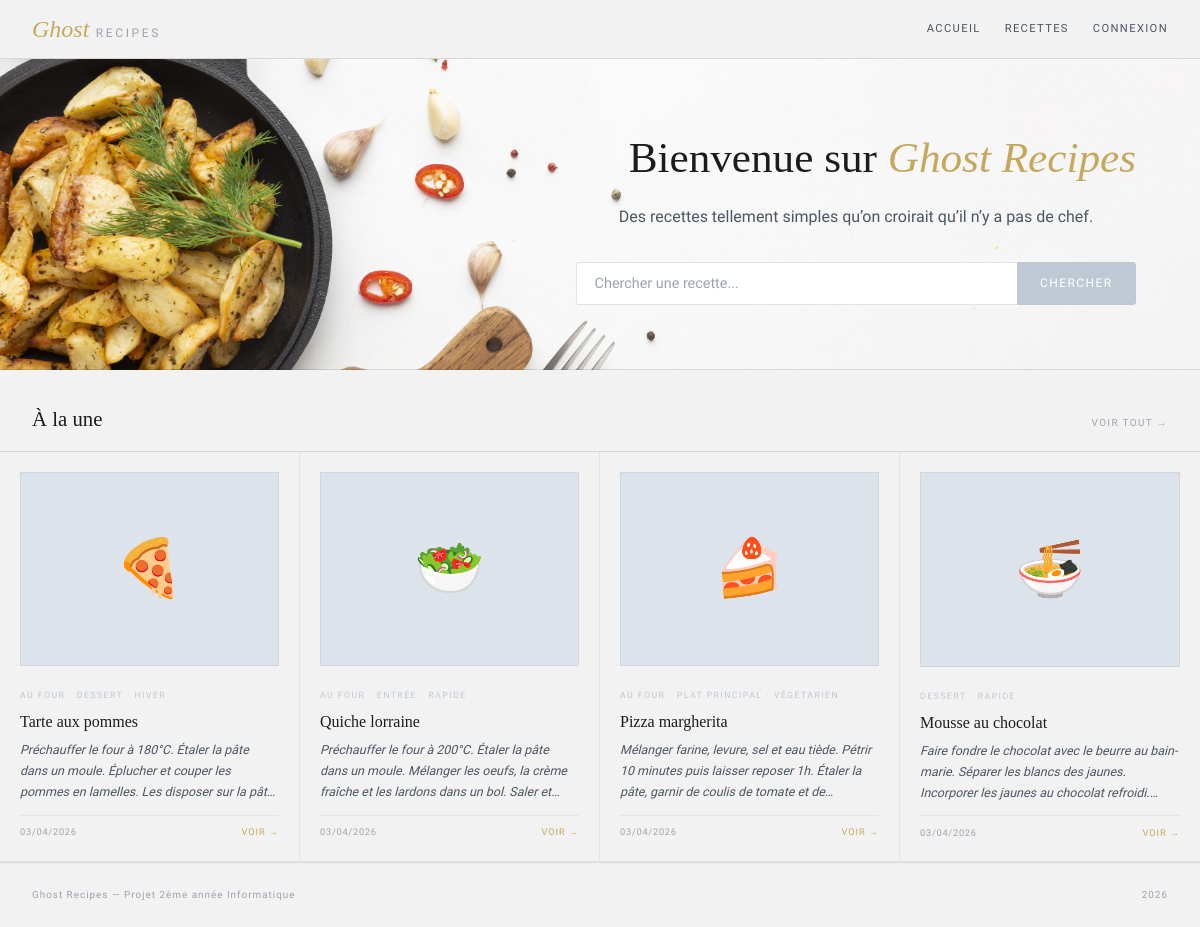
Before: / with the older database file.
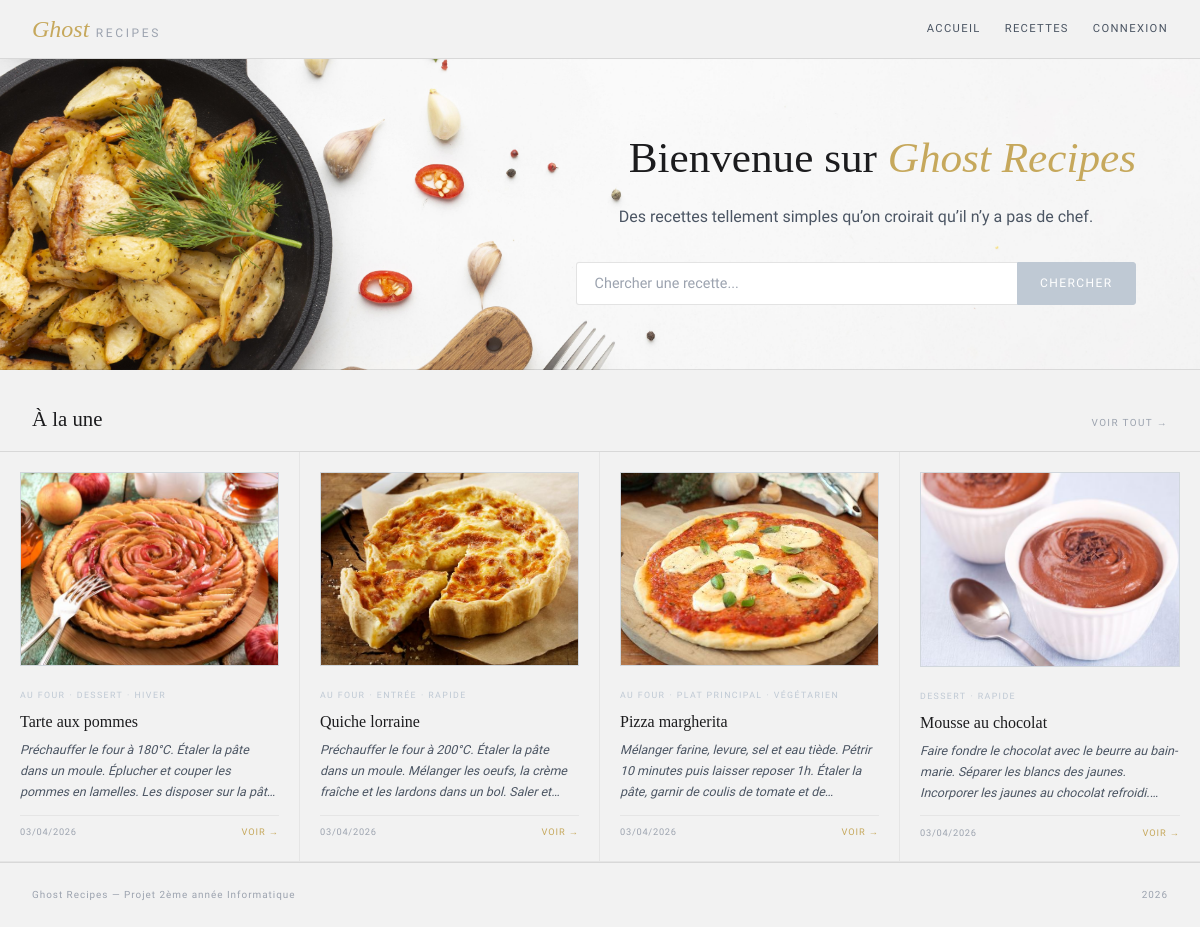
After: the same page with the newer database file.
### tables this page shows
CREATE TABLE recette (
    id          INT AUTO_INCREMENT PRIMARY KEY,
    titre       VARCHAR(100) NOT NULL,
    description TEXT         NOT NULL,
    photo       VARCHAR(255),               
    created_at  DATETIME DEFAULT CURRENT_TIMESTAMP,
    updated_at  DATETIME DEFAULT CURRENT_TIMESTAMP ON UPDATE CURRENT_TIMESTAMP
);

### classes/Recette.php (called while the page is built, shortened)
<?php
class Recette extends Element {
    public static function getAll($pdo) {
        $stmt = $pdo->query("SELECT * FROM recette ORDER BY created_at DESC");
        return $stmt->fetchAll(PDO::FETCH_ASSOC);
    }
}
?>

### classes/Tag.php (called while the page is built, shortened)
<?php
class Tag extends Element {
    public static function getByRecette($pdo, $recette_id) {
        $stmt = $pdo->prepare("
            SELECT t.id, t.nom
            FROM tag t
            JOIN recette_tag rt ON t.id = rt.tag_id
            WHERE rt.recette_id = :rid
            ORDER BY t.nom
        ");
        $stmt->execute([':rid' => $recette_id]);
        return $stmt->fetchAll(PDO::FETCH_ASSOC);
    }
}
?>

### index.php (the view, shortened to what this page needs)
<?php
require_once "config/db.php";
require_once "classes/Recette.php";
require_once "classes/Tag.php";
$recettes   = Recette::getAll($pdo);
$emojis = ['🍕', '🥗', '🍰', '🍜', '🥘', '🍳', '🫕', '🥧'];
?>
<?php
require_once "includes/header.php";
?>
<section class="hero">
    <h1 class="hero-title">Bienvenue sur <em>Ghost Recipes</em></h1>
    <p class="hero-sub"> Des recettes tellement simples qu’on croirait qu’il n’y a pas de chef.</p>
    <form class="hero-search" method="GET" action="recherche.php">
        <input type="text" name="q" placeholder="Chercher une recette...">
        <button type="submit">Chercher</button>
    </form>
</section>
<div class="section-head">
    <h2 class="section-title">À la une</h2>
    <a href="recherche.php" class="section-link">Voir tout →</a>
</div>
<div class="card-grid-index">
    <?php if (empty($recettes)): ?>
        <div class="empty-state">Aucune recette pour l'instant.</div>
    <?php else: ?>
        <?php foreach (array_slice($recettes, 0, 4) as $i => $r): ?>
            <?php $tags = Tag::getByRecette($pdo, $r['id']); ?>
            <a href="recette.php?id=<?= $r['id'] ?>" class="recipe-card">
                <div class="card-thumb">
                    <?php if (!empty($r['photo']) && file_exists("public/uploads/" . $r['photo'])): ?>
                        <img src="public/uploads/<?= htmlspecialchars($r['photo']) ?>" alt="<?= htmlspecialchars($r['titre']) ?>">
                    <?php else: ?>
                        <?= $emojis[$i % count($emojis)] ?>
                    <?php endif; ?>
                </div>
                <div class="card-tags">
                    <?php foreach ($tags as $t): ?>
                        <span class="card-tag"><?= htmlspecialchars($t['nom']) ?></span>
                    <?php endforeach; ?>
                </div>
                <h3 class="card-title"><?= htmlspecialchars($r['titre']) ?></h3>
                <p class="card-desc"><?= htmlspecialchars($r['description']) ?></p>
                <div class="card-footer">
                    <span class="card-date"><?= date('d/m/Y', strtotime($r['created_at'])) ?></span>
                    <span class="card-more">Voir →</span>
                </div>
            </a>
        <?php endforeach; ?>
    <?php endif; ?>
</div>
<?php require_once "includes/footer.php"; ?>

Changed rows visible on the page:
changed recette "Tarte aux pommes": photo: picture added; emojis "🍕" → (not shown)
changed recette "Quiche lorraine": photo: picture added; emojis "🥗" → (not shown)
changed recette "Pizza margherita": photo: picture added; emojis "🍰" → (not shown)
changed recette "Mousse au chocolat": photo: picture added; emojis "🍜" → (not shown)
